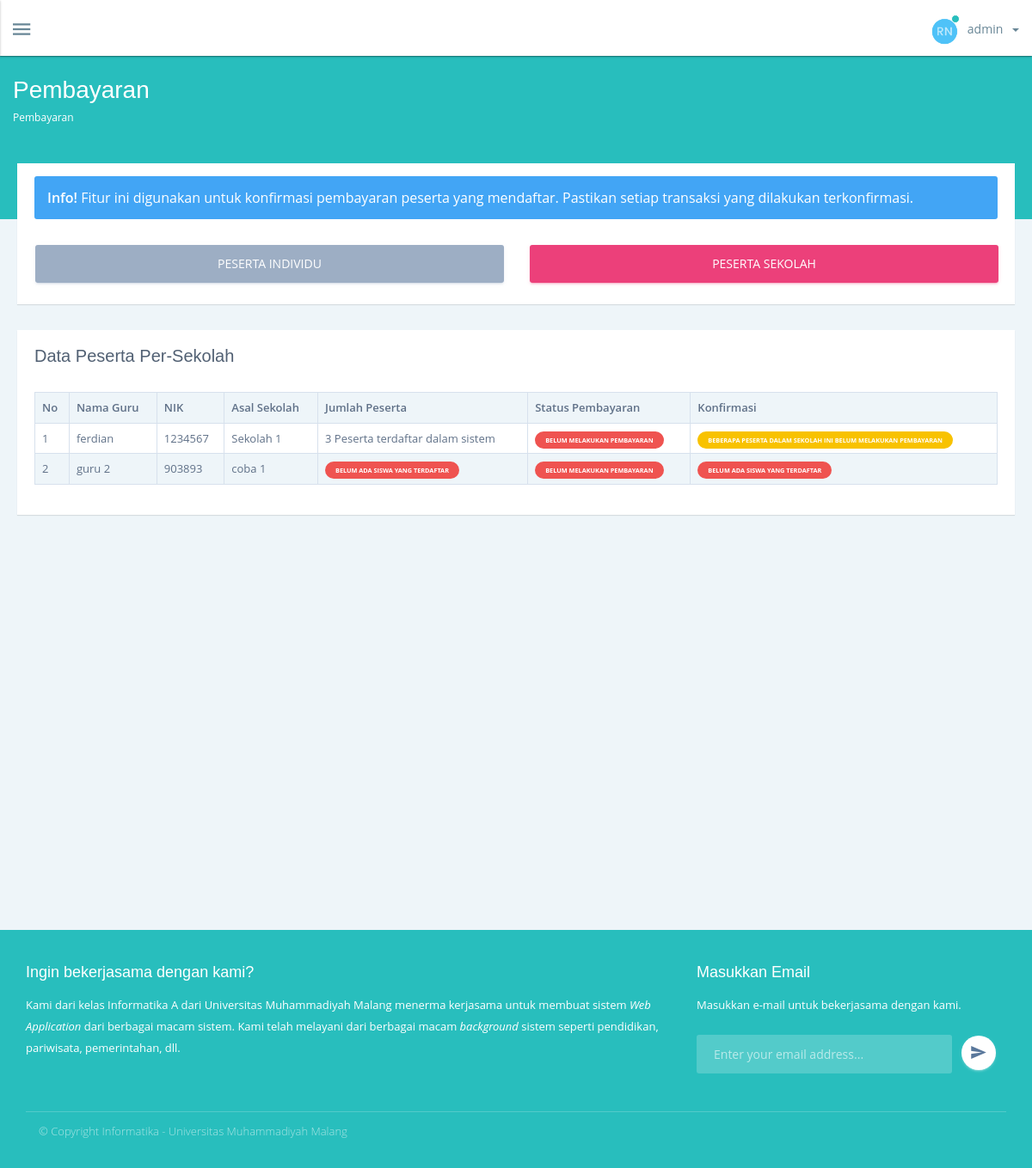
The page /admin/index.php?page=pembayaran&type=sekolah (signed in) on the database its author committed.
### tables this page shows
CREATE TABLE `tbl_guru`  (
  `id` int(11) NOT NULL AUTO_INCREMENT,
  `nama` varchar(100) NULL DEFAULT NULL,
  `nik` varchar(50) NULL DEFAULT NULL,
  `id_sekolah` int(11) NULL DEFAULT NULL,
  `nomor_tlp` varchar(20) NULL DEFAULT NULL,
  `alamat` text NULL,
  `username` varchar(255) NULL DEFAULT NULL,
  `password` varchar(255) NULL DEFAULT NULL,
  `pembayaran` enum('0','1') NULL DEFAULT '0',
  PRIMARY KEY (`id`) USING BTREE,
  INDEX `FK_sekolah_guru`(`id_sekolah`) USING BTREE,
  CONSTRAINT `FK_sekolah_guru` FOREIGN KEY (`id_sekolah`) REFERENCES `tbl_sekolah` (`id`) ON DELETE CASCADE ON UPDATE CASCADE
);

CREATE TABLE `tbl_sekolah`  (
  `id` int(11) NOT NULL AUTO_INCREMENT,
  `nama_sekolah` varchar(100) NULL DEFAULT NULL,
  `npsn` varchar(20) NULL DEFAULT NULL,
  `alamat` text NULL,
  PRIMARY KEY (`id`) USING BTREE
);

### admin/page/pembayaran.php (the view, shortened to what the rows shown need)
<div id="content" class="container-fluid">
    <div class="content-body">
        <div class="row">
            <div class="col-md-12">
                <div class="card">
                    <header class="card-heading ">
                        <?php
                            if($_REQUEST['type'] == '' || $_REQUEST['type'] == 'individu'){
                        ?>
                            <h2 class="card-title">Data Peserta Individu</h2>
                        <?php
                            }elseif($_REQUEST['type'] == 'sekolah'){
                        ?>
                            <h2 class="card-title">Data Peserta Per-Sekolah</h2>
                        <?php
                            }
                        ?>
                    </header>
                    <div class="card-body">
                        <div class="row">
                            <div class="col-md-12">
                                <?php
                                    if($_REQUEST['type'] == '' || $_REQUEST['type'] == 'individu'){
                                ?>
                                    <table class="table table-bordered table-striped">
                                        <tr>
                                            <th>No</th>
                                            <th>Nama</th>
                                            <th>NISN</th>
                                            <th>Nomor Peserta</th>
                                            <th>Asal Sekolah</th>
                                            <th>Status Pembayaran</th>
                                            <th>Konfirmasi</th>
                                        </tr>
                                        <?php
                                            $sekolah = [];
                                            $select_sekolah = select_data($con, "*", "tbl_sekolah");
                                            while ($rs = mysqli_fetch_assoc($select_sekolah)) {
                                                array_push($sekolah, $rs['nama_sekolah']);
                                            }
                                            $sql_where_not = '';
                                            for($i = 0; $i < count($sekolah); $i++){
                                                if($i == 0){
                                                    $sql_where_not .= "'".$sekolah[$i]."'";
                                                }
                                                else{
                                                    $sql_where_not .= ", '".$sekolah[$i]."'";
                                                }
                                            }
                                            $no = 1;
                                            $select_individu = select_data($con, "s.id, s.nama, s.nisn, s.asal_sekolah, s.pembayaran, n.nomor_peserta", "tbl_siswa s", ["tbl_nomor_peserta n ON n.id = s.id_nomor_peserta"],["asal_sekolah NOT IN($sql_where_not)"]);
                                            if(mysqli_num_rows($select_individu) < 1){
                                        ?>
                                            <tr>
                                                <td colspan="7">
                                                    <div class="alert alert-warning">
                                                        Anda belum memiliki data!
                                                    </div>
                                                </td>
                                            </tr>
                                        <?php
                                            die();
                                            }
                                            while ($ri = mysqli_fetch_assoc($select_individu)) {
                                        ?>
                                            <tr>
                                                <td><?php echo $no++; ?></td>
                                                <td><?php echo $ri['nama'];?></td>
                                                <td><?php echo $ri['nisn'];?></td>
                                                <td><?php echo $ri['nisn']."/".$ri['nomor_peserta'];?></td>
                                                <td><?php echo $ri['asal_sekolah'];?></td>
                                                <td><?php if($ri['pembayaran'] == "1"){echo "<div class='label label-success'>Sudah melakukan pembayaran</div>";}else{echo "<div class='label label-danger'>Belum melakukan pembayaran</div>";}?></td>
                                                <td>
                                                    <?php
                                                        if($ri['pembayaran'] == "1"){
                                                            echo "<div class='label label-success'>Sudah melakukan pembayaran</div>";
                                                        }else{
                                                    ?>
                                                        <a data-toggle="modal" data-target="#modal-confirm-<?php echo $ri[id];?>" class="btn btn-android btn-fab btn-fab-sm">
                                                        <i class="zmdi zmdi-check"></i>
                                                        </a>
                                                    <?php } ?>
                                                </td>
                                            </tr>
                                            <div class="modal fade" id="modal-confirm-<?php echo $ri[id];?>" tabindex="-1" role="dialog" aria-labelledby="modal-notification" >
                                                <div class="modal-dialog" role="document">
                                                    <div class="modal-content">
                                                        <div class="modal-header">
                                                            <h6 class="modal-title">Apakah anda yakin?</h6>
                                                        </div>
                                                        <div class="modal-body">
                                                            <div class="alert alert-warning">
                                                                <b>Peringatan!</b> Apakah anda yakin untuk melakukan konfirmasi pembayaran peserta ini? Klik Ok untuk melanjutkan!</b>
                                                            </div>
                                                        </div>
                                                        <div class="modal-footer">
                                                            <button type="button" class="btn btn-success" id="confirmOk-<?php echo $ri[id];?>">Ok</button>
                                                            <button type="button" class="btn btn-danger" id="confirmCancel-<?php echo $ri[id];?>" data-dismiss="modal">Batal</button>
                                                        </div>
                                                    </div>
                                                </div>
                                            </div>
                                            <script type="text/javascript">
                                                $(document).ready(function(){
                                                    $("#confirmOk-<?php echo $ri[id];?>").on('click', function(){
                                                        var id = '<?php echo $ri[id]; ?>';
                                                        $.ajax({
                                                            url: 'ajax/ajax_update_confirm_individu.php',
                                                            method: 'POST',
                                                            data: {id: id},
                                                            dataType: 'JSON',
                                                            success: function(response){
                                                                if(response.result == false)
                                                                {
                                                                    toastr.error(response.message.body, response.message.head,{showMethod:"slideDown",hideMethod:"slideUp",timeOut:2e3});
                                                                }
                                                                if(response.result == true)
                                                                {
                                                                    toastr.success(response.message.body, response.message.head,{showMethod:"slideDown",hideMethod:"slideUp",timeOut:2e3});
                                                                    setTimeout(function () {
                                                                        window.location.replace("index.php?page=pembayaran&type=individu");
                                                                    }, 1000);
                                                                }
                                                            },
                                                            error: function(){
                                                                alert('Error!');
                                                            }
                                                        });
                                                    });
                                                });
                                            </script>
                                        <?php
                                            }
                                        ?>
                                    </table>
                                <?php
                                    }elseif($_REQUEST['type'] == 'sekolah'){
                                ?>
                                    <table class="table table-bordered table-striped">
                                        <tr>
                                            <th>No</th>
                                            <th>Nama Guru</th>
                                            <th>NIK</th>
                                            <th>Asal Sekolah</th>
                                            <th>Jumlah Peserta</th>
                                            <th>Status Pembayaran</th>
                                            <th>Konfirmasi</th>
                                        </tr>
                                        <?php
                                            $no = 1;
                                            $select_sekolah_peserta = select_data($con, "g.id, g.nama, g.nik, s.nama_sekolah, g.pembayaran", "tbl_guru g", ["tbl_sekolah s ON s.id = g.id_sekolah"]);
                                        ?>
                                        <?php
                                            while ($row = mysqli_fetch_assoc($select_sekolah_peserta)) {
                                        ?>
                                            <tr>
                                                <td><?php echo $no++; ?></td>
                                                <td><?php echo $row['nama']; ?></td>
                                                <td><?php echo $row['nik']; ?></td>
                                                <td><?php echo $row['nama_sekolah']; ?></td>
                                                <td>
                                                    <?php
                                                        $nama_sekolah = $row['nama_sekolah'];
                                                        $select_peserta = select_data($con, "*", "tbl_siswa", NULL, ["asal_sekolah = '$nama_sekolah'"]);
                                                        if(mysqli_num_rows($select_peserta)> 0){
                                                            echo mysqli_num_rows($select_peserta)." Peserta terdaftar dalam sistem";
                                                        }else{
                                                            echo '<div class="label label-danger">Belum ada siswa yang terdaftar</div>';
                                                        }
                                                    ?>
                                                </td>
                                                <td>
                                                    <?php
                                                        if($row['pembayaran'] == 0){
                                                            echo '<div class="label label-danger">Belum Melakukan Pembayaran</div>';
                                                        }else{
                                                            echo '<div class="label label-success">Sudah Melakukan Pembayaran</div>';
                                                        }
                                                    ?>
                                                </td>
                                                <td>
                                                   <?php
                                                        $check_pembayaran_peserta = select_data($con, "*", "tbl_siswa", NULL, ["asal_sekolah = '$nama_sekolah' AND pembayaran = '0'"]);
                                                        if(mysqli_num_rows($select_peserta) == 0){
                                                    ?>
                                                        <div class="label label-danger">Belum ada siswa yang terdaftar</div>
                                                    <?php
                                                        }elseif($row['pembayaran'] == 0 && mysqli_num_rows($check_pembayaran_peserta) > 0){
                                                    ?>
                                                        <div class="label label-warning">Beberapa peserta dalam sekolah ini belum melakukan pembayaran</div>
                                                    <?php
                                                        }elseif($row['pembayaran'] == 0 && mysqli_num_rows($select_peserta) > 0 &&mysqli_num_rows($check_pembayaran_peserta) == 0){
                                                    ?>
                                                        <a data-toggle="modal" data-target="#modal-confirm-<?php echo $row[id];?>" class="btn btn-android btn-fab btn-fab-sm">
                                                        <i class="zmdi zmdi-check"></i>
                                                        </a>
                                                    <?php
                                                        }else{
                                                    ?>
                                                        <div class="label label-success">Sudah melakukan pembayaran</div>
                                                    <?php } ?>
                                                </td>
                                            </tr>
                                        <?php
                                            }
                                        ?>
                                    </table>
                                <?php
                                    }
                                ?>
                            </div>
                        </div>
                    </div>
                </div>
            </div>
        </div>
    </div>
</div>

### rows shown on the page
tbl_guru: nama "ferdian", nik "1234567", id_sekolah.nama_sekolah "Sekolah 1", mysqli_num_rows($select_peserta) "3", pembayaran "BELUM MELAKUKAN PEMBAYARAN", shows "BEBERAPA PESERTA DALAM SEKOLAH INI BELUM MELAKUKAN PEMBAYARAN"
tbl_guru: nama "guru 2", nik "903893", id_sekolah.nama_sekolah "coba 1", shows "BELUM ADA SISWA YANG TERDAFTAR", pembayaran "BELUM MELAKUKAN PEMBAYARAN"

### other values the page prints
$_SESSION['username'] "admin"
